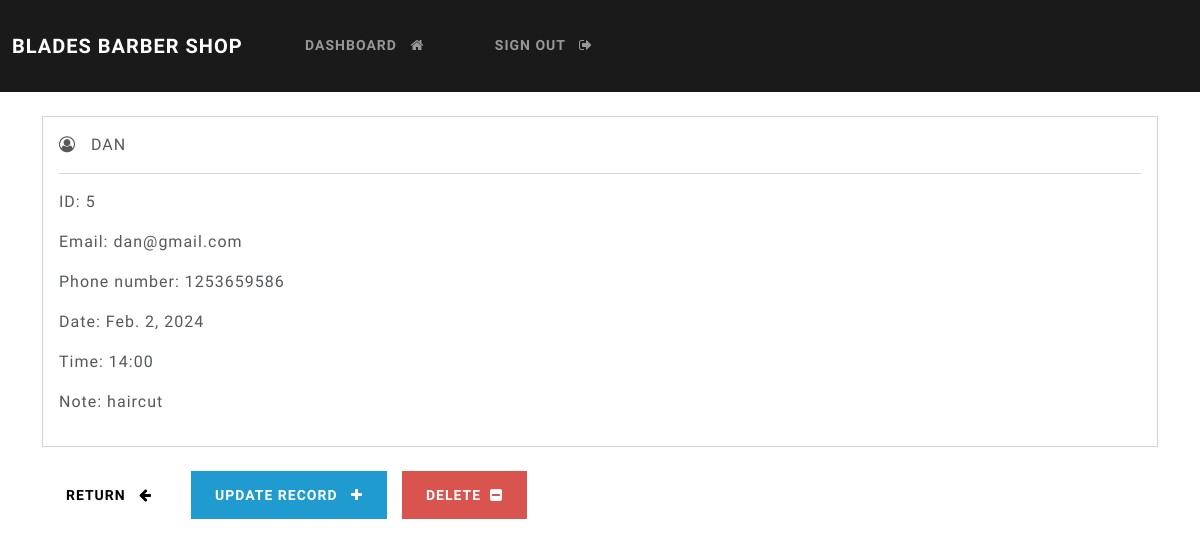
/record/5 (signed in), run on an earlier commit of the app's database.
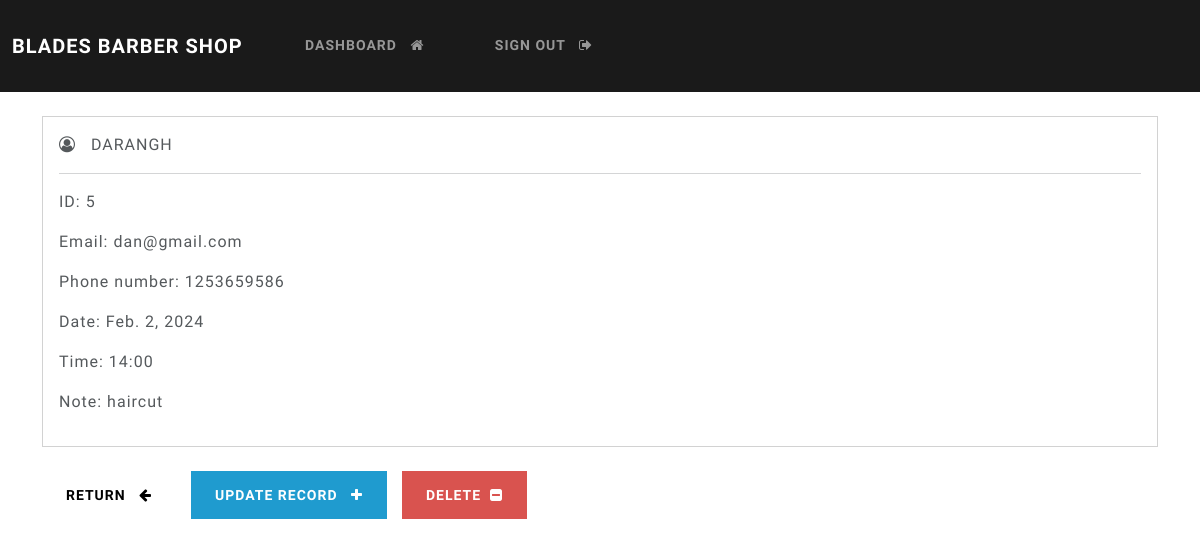
And on a later commit of the database.
### app/models.py (models this page shows, shortened)
class Record(models.Model):
    fname = models.CharField(max_length=100)
    email = models.CharField(max_length=255)
    phone = models.CharField(max_length=20)
    date = models.DateField(blank=True,null=True)
    time = models.CharField(max_length=10,blank=True,null=True)
    note = models.CharField(max_length=100,blank=True,null=True)

### app/views.py (the view)
# urls.py: path('record/<int:pk>', views.singular_record, name="record"),
@login_required(login_url='login')
def singular_record(request, pk):
    all_records = Record.objects.get(id=pk)
    context = {'record':all_records}
    return render(request, 'account/view-record.html', context=context)

### templates/account/view-record.html (shortened to what this page needs)
{% extends 'account/base.html' %}
{% block content %}
    <div class="card">
        <div class="card-body">
            <i class="fa fa-user-circle-o" aria-hidden="true"></i> &nbsp;
            <strong>
                {{record.fname|upper}}
            </strong>
            <hr>
            <p> <strong> ID: </strong> {{record.id}} </p>
            <p> <strong> Email: </strong> {{record.email}} </p>
            <p> <strong> Phone number: </strong> {{record.phone}} </p>
            <p> <strong> Date: </strong> {{record.date}} </p>
            <p> <strong> Time: </strong> {{record.time}} </p>
            <p> <strong> Note: </strong> {{record.note}} </p>
        </div>
    </div>
    <br>
    <a href="{% url 'dashboard' %}" class="btn btn-secondary"> Return &nbsp; <i class="fa fa-arrow-left" aria-hidden="true"></i> </a>
    <a href="{% url 'update-record' record.id %}" class="btn btn-info"> Update record &nbsp; <i class="fa fa-plus" aria-hidden="true"></i> </a>
    <a href="{% url 'delete-record' record.id %}" class="btn btn-danger"> Delete &nbsp;<i class="fa fa-minus-square" aria-hidden="true"></i> </a>
{% endblock %}

What changed in the data, as far as the page shows it:
changed Record "dan@gmail.com": fname "DAN" → "DARANGH"
